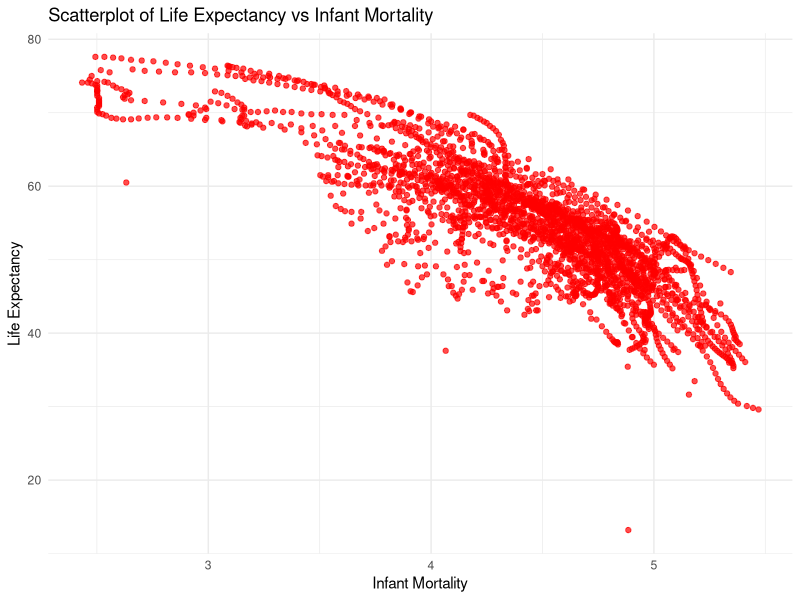
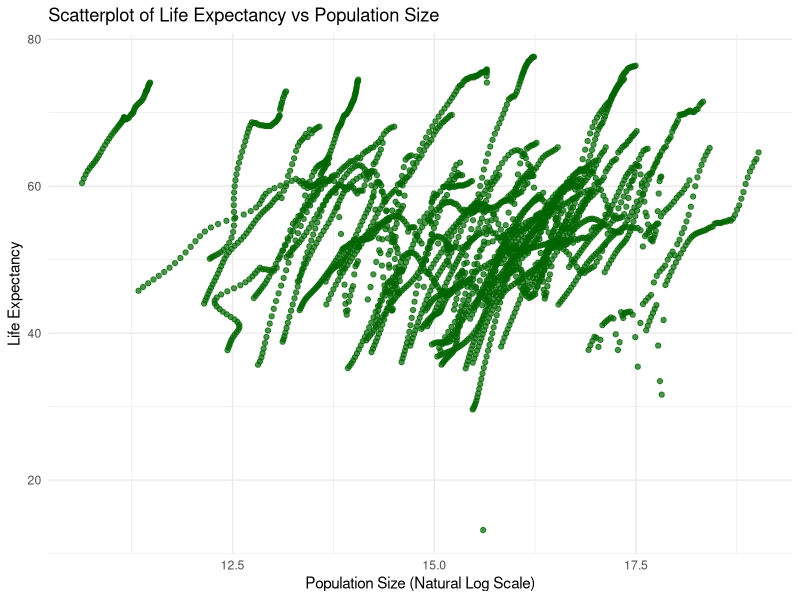
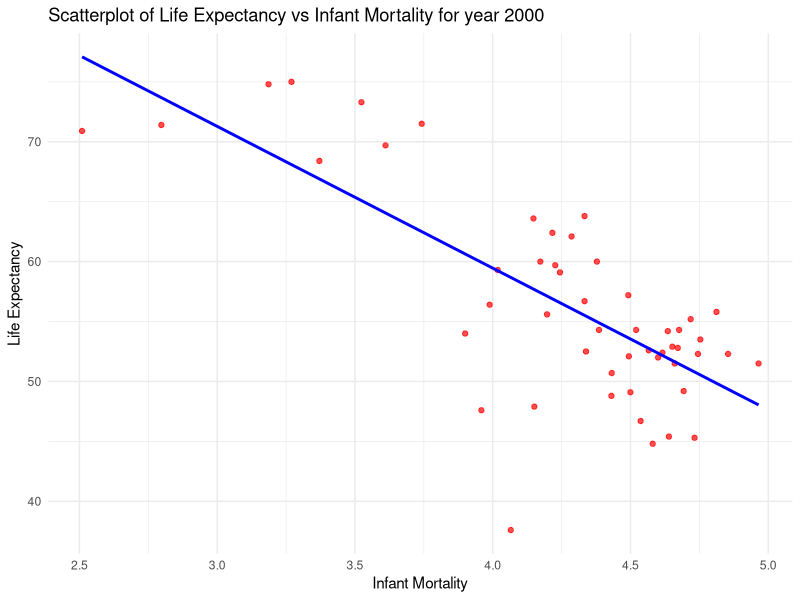
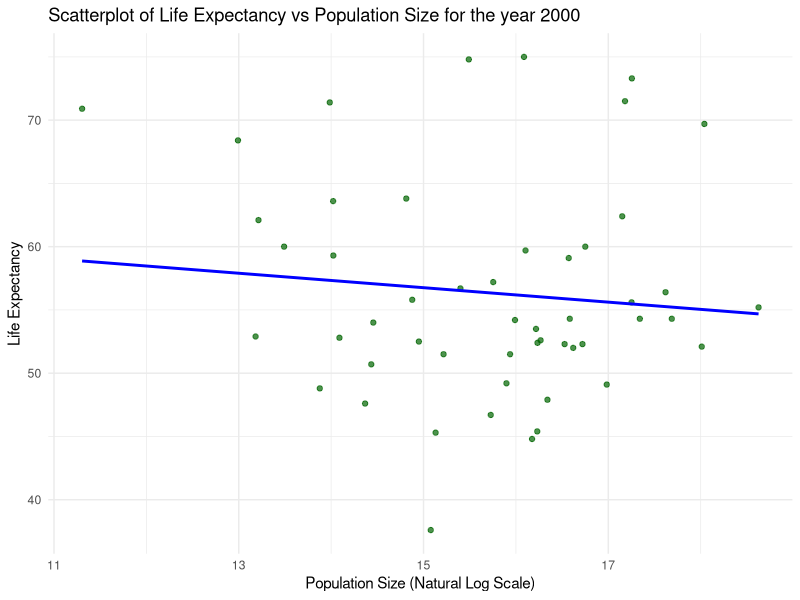

The R source for these figures, in order:
## ---- chunk 1
# load a few R packages
library(here)
library(knitr)
library(dslabs) # loading dslabs package as we will use gapminder dataset from it
library(tidyverse) # loading tidyverse package 
## ---- chunk 2
help(gapminder) #looking a the help file for gapminder data
str(gapminder) # getting an overview of the data structire
summary(gapminder) # getting a summary of the gapminder dataset
class(gapminder) # obtaining the type of object gapminder is
## ---- chunk 3
africadata <- gapminder %>% filter(continent == "Africa") #filtering african countries to make a new dataset
str(africadata) # getting an overview of the data structire of africadata
summary(africadata) # geting a summary of africadata
## ---- chunk 4
# selecting the required variables to create a new dataset named one
one <- africadata %>% select(infant_mortality, life_expectancy) 
str(one) # obtaining the information about the structure of one
summary(one) # summarizing the details about one
two <- africadata %>% select(population, life_expectancy) # creating another dataset with only two variables as listed
str(two)  # obtaining the information about the structure of two
summary(two)  # obtaining the summary about the dataset two
## ---- chunk 5
# Creating scatterplot with infant mortality on x-axis and life expectancy on y-axis
ggplot(one, aes(x = log(infant_mortality), y = life_expectancy)) + #setting variables to different axis
  geom_point(color = "red", alpha = 0.7) +
labs(
    title = "Scatterplot of Life Expectancy vs Infant Mortality", # giving a title to the figure
    x = "Infant Mortality", #labeling the axis
    y = "Life Expectancy" #labeling the axis
  ) +
  theme_minimal()

## ---- chunk 6
# Create scatterplot with regression line
ggplot(two, aes(x = log(population), y = life_expectancy)) + #setting variables to different axis
  geom_point(color = "darkgreen", alpha = 0.7) +
labs(
    title = "Scatterplot of Life Expectancy vs Population Size", # giving a title to the figure
    x = "Population Size (Natural Log Scale)", #labeling the axis
    y = "Life Expectancy" #labeling the axis
  ) +
  theme_minimal()

## ---- chunk 7
# Calculating the number of missing values for infant_mortality by  grouping them according to year
missing_data_summary <- africadata %>% group_by(year) %>% summarize( missing_infant_mortality = sum(is.na(infant_mortality)), #gives us total missing values
    total_observations = n(), #gives us total observations
  )

# printing the result to have a look
print(missing_data_summary)

## ---- chunk 8
data_2000 <- africadata %>% filter(year == 2000) # setting filter as year 2000 to be used to create the new dataset
str(data_2000)
summary(data_2000)
## ---- chunk 9
ggplot(data_2000, aes(x = log(infant_mortality), y = life_expectancy)) + #setting variables to different axis
  geom_point(color = "red", alpha = 0.7) + geom_smooth(method = "lm", color = "blue", se = FALSE) +
labs(
    title = "Scatterplot of Life Expectancy vs Infant Mortality for year 2000", # giving a title to the figure
    x = "Infant Mortality", #labeling the axis
    y = "Life Expectancy" #labeling the axis
  ) +
  theme_minimal()

## ---- chunk 10
ggplot(data_2000, aes(x = log(population), y = life_expectancy)) + #setting variables to different axis
  geom_point(color = "darkgreen", alpha = 0.7) + geom_smooth(method = "lm", color = "blue", se = FALSE) +
labs(
    title = "Scatterplot of Life Expectancy vs Population Size for the year 2000", # giving a title to the figure
    x = "Population Size (Natural Log Scale)", #labeling the axis
    y = "Life Expectancy" #labeling the axis
  ) +
  theme_minimal()

## ---- chunk 11
# Fit the linear model
fit1 <- lm(life_expectancy ~ infant_mortality, data = data_2000) # fit1 is a model with infant mortality as predictor
fit2 <- lm(life_expectancy ~ log(population), data = data_2000) # fit2 is a model with log(population) as predictor
## ---- chunk 12
# View the summary of the model
summary(fit1) #summary of the fit1 model
summary(fit2) #summary of the fit2 model
